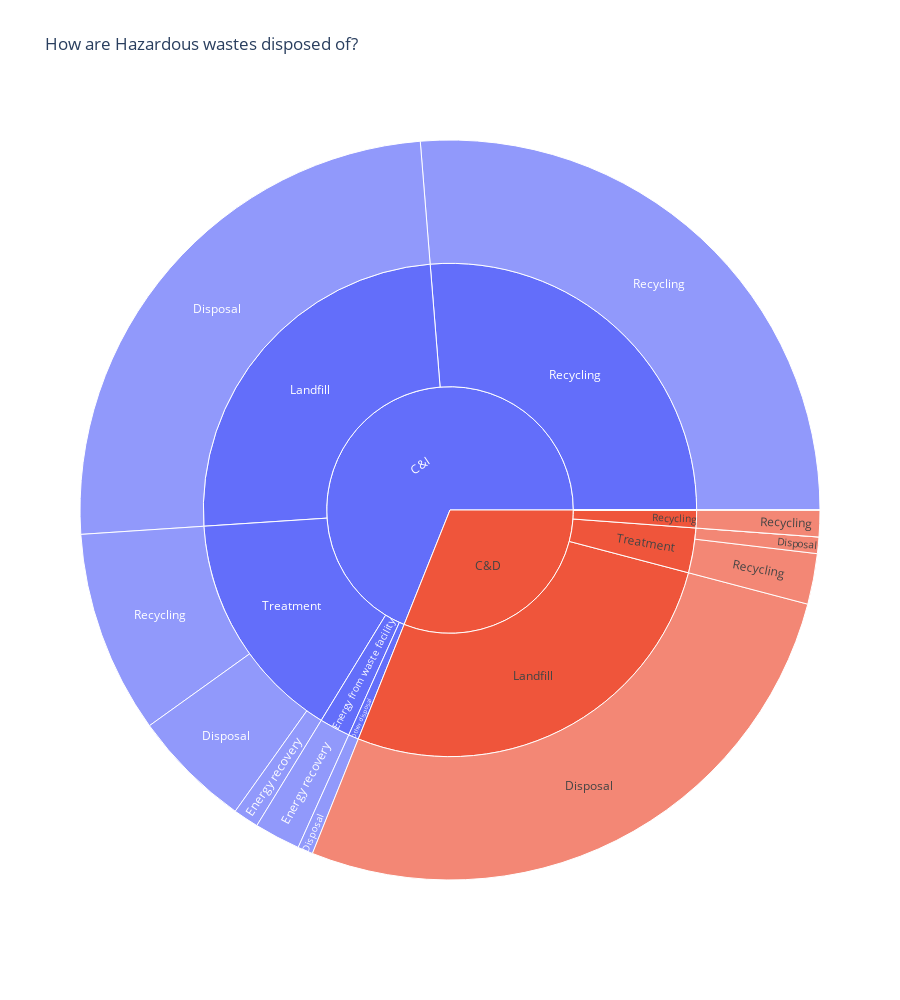

Write notebook code for a chart like this one.
### Code cell
fig = px.sunburst(hazardous_wastes_df, 
                path = ['Stream', 'Management','Fate'],
                values= 'Tonnes',
                height=1000,
                title='How are Hazardous wastes disposed of?')

fig.show()

### Figure 1 — Plotly figure (JSON) as saved in the notebook; plotly's stock layout.template omitted (floating-point values rounded to 4 significant figures)
{"data": [{"branchvalues": "total", "domain": {"x": [0, 1], "y": [0, 1]}, "hovertemplate": "labels=%{label}<br>Tonnes=%{value}<br>parent=%{parent}<br>id=%{id}<extra></extra>", "ids": ["C&D/Landfill/Disposal", "C&I/Landfill/Disposal", "C&D/Other disposal/Disposal", "C&I/Other disposal/Disposal", "C&D/Treatment/Disposal", "C&I/Treatment/Disposal", "C&D/Energy from waste facility/Energy recovery", "C&I/Energy from waste facility/Energy recovery", "C&D/Treatment/Energy recovery", "C&I/Treatment/Energy recovery", "C&D/Recycling/Recycling", "C&I/Recycling/Recycling", "C&D/Treatment/Recycling", "C&I/Treatment/Recycling", "C&D/Energy from waste facility", "C&I/Energy from waste facility", "C&D/Landfill", "C&I/Landfill", "C&D/Other disposal", "C&I/Other disposal", "C&D/Recycling", "C&I/Recycling", "C&D/Treatment", "C&I/Treatment", "C&D", "C&I"], "labels": ["Disposal", "Disposal", "Disposal", "Disposal", "Disposal", "Disposal", "Energy recovery", "Energy recovery", "Energy recovery", "Energy recovery", "Recycling", "Recycling", "Recycling", "Recycling", "Energy from waste facility", "Energy from waste facility", "Landfill", "Landfill", "Other disposal", "Other disposal", "Recycling", "Recycling", "Treatment", "Treatment", "C&D", "C&I"], "name": "", "parents": ["C&D/Landfill", "C&I/Landfill", "C&D/Other disposal", "C&I/Other disposal", "C&D/Treatment", "C&I/Treatment", "C&D/Energy from waste facility", "C&I/Energy from waste facility", "C&D/Treatment", "C&I/Treatment", "C&D/Recycling", "C&I/Recycling", "C&D/Treatment", "C&I/Treatment", "C&D", "C&I", "C&D", "C&I", "C&D", "C&I", "C&D", "C&I", "C&D", "C&I", "", ""], "type": "sunburst", "values": [72930000.0, 66990000.0, 7466.0, 1804000.0, 1950000.0, 14160000.0, 0, 5440000.0, 0, 3014000.0, 3140000.0, 71080000.0, 5980000.0, 23950000.0, 0, 5440000.0, 72930000.0, 66990000.0, 7466.0, 1804000.0, 3140000.0, 71080000.0, 7930000.0, 41130000.0, 84010000.0, 186400000.0]}], "layout": {"height": 1000, "legend": {"tracegroupgap": 0}, "title": {"text": "How are Hazardous wastes disposed of?"}}}
